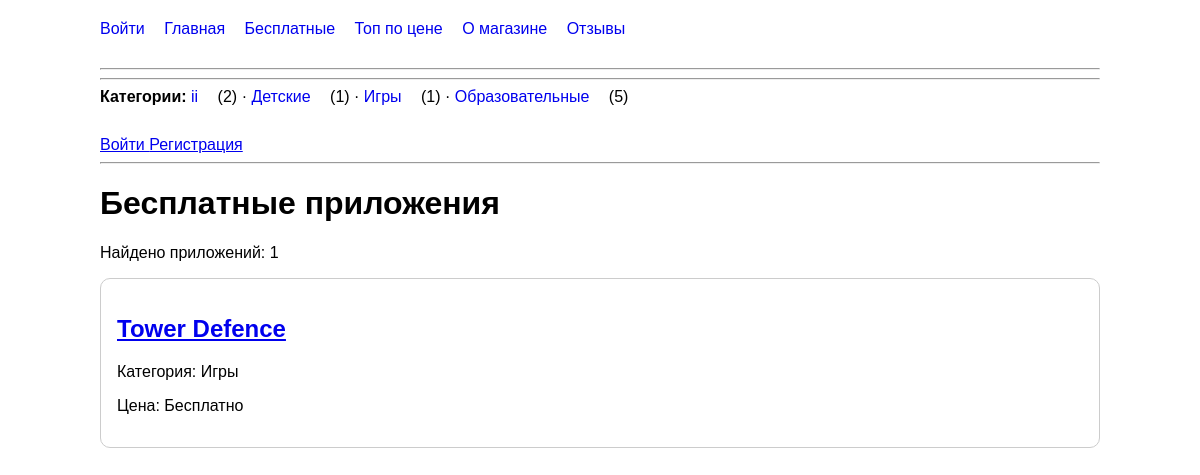
Page /free/ on the committed database.
### mainapp/models.py (models this page shows, shortened)
class Category(models.Model):
    name = models.CharField(max_length=50)
    def __str__(self):
        return self.name

class App(models.Model):
    name = models.CharField(max_length=200)
    description = models.TextField(blank=True)
    created_at = models.DateTimeField(auto_now_add=True)
    downloads = models.PositiveIntegerField(default=0)
    price = models.DecimalField(
        max_digits=10,
        decimal_places=2,
        default=0,
        validators=[
            MinValueValidator(
                0,
                message='Цена не может быть отрицательной.'
            ),
        ],
    )
    objects = models.Manager.from_queryset(AppQuerySet)()
    category = models.ForeignKey(
        Category,
        on_delete=models.CASCADE,
        null=True,
        blank=True,
        related_name='apps',
    )
    rating_avg = models.DecimalField(
        max_digits=3,
        decimal_places=2,
        default=0,
        editable=False,
    )
    rating_count = models.PositiveIntegerField(
        default=0,
        editable=False,
    )
    icon = models.ImageField(
        upload_to='icons/',
        blank=True,
    )
    author = models.ForeignKey(
        User,
        on_delete=models.SET_NULL,
        null=True,
        blank=True,
        related_name='apps',
    )
    favorited_by = models.ManyToManyField(
        User,
        related_name='favorite_apps',
        blank=True,
    )
    buyers = models.ManyToManyField(
        User,
        through='Purchase',
        related_name='purchased_apps',
        blank=True,
    )

### mainapp/views.py (the view)
# urls.py: path('free/', views.free_apps, name='free'),
def free_apps(request):
    apps = App.objects.free()
    return render(request, 'mainapp/free.html', {
        'apps': apps
    })

### mainapp/context_processors.py (called while the page is built)
def store_menu(request):
    nav_categories = (
        Category.objects
        .annotate(apps_count=Count('apps'))
        .order_by('name')
    )
    return {
        'nav_categories': nav_categories,
    }

### mainapp/models.py (called while the page is built)
    def free(self):
        return self.filter(price=0)

### mainapp/templates/mainapp/free.html (shortened to what this page needs)
{% extends 'mainapp/base.html' %}
{% block content %}
<h1>Бесплатные приложения</h1>
<p>Найдено приложений: {{ apps|length }}</p>
{% for app in apps %}
    <div class="app-card">
        <h2>
           <a href="{% url 'mainapp:app_detail' app.id app.name %}">
            {{ app.name }}
           </a>
        </h2>
        <p>Категория: {{ app.category }}</p>
        <p>Цена: Бесплатно</p>
    </div>
{% empty %}
    <p>Бесплатных приложений пока нет.</p>
{% endfor %}
{% endblock %}

### mainapp/templates/mainapp/base.html (shortened to what this page needs)
{% load static %}
<!DOCTYPE html>
<html lang="ru">
<head>
    <link rel="stylesheet" href="{% static 'mainapp/style.css' %}">
</head>
<nav>
    <a href="{% url 'mainapp:login' %}">Войти</a>
    <a href="{% url 'mainapp:home' %}">Главная</a>
    <a href="{% url 'mainapp:free' %}">Бесплатные</a>
    <a href="{% url 'mainapp:top' %}">Топ по цене</a>
    <a href="{% url 'mainapp:about' %}">О магазине</a>
    <a href="{% url 'mainapp:reviews' %}">Отзывы</a>
</nav>
<hr>
<hr>
<nav>
    <strong>Категории:</strong>
    {% for category in nav_categories %}
        <a href="{% url 'mainapp:category_detail' category.id category.name %}">
            {{ category.name }}
        </a>
        ({{ category.apps_count }})
        {% if not forloop.last %}
            ·
        {% endif %}
    {% empty %}
        Категорий пока нет.
    {% endfor %}
</nav>
{% if request.user.is_authenticated %}
    <span>{{ request.user.username }}</span>
    <a href="{% url 'mainapp:my_apps' %}">
        Мои приложения
    </a>
    <a href="{% url 'mainapp:favorites' %}">
        Избранное ({{ request.user.favorite_apps.count }})
    </a>
    <a href="{% url 'mainapp:my_purchases' %}">
    Мои покупки
    </a>
    {% if request.user.is_staff or perms.mainapp.change_app %}
        <a href="{% url 'mainapp:bulk_discount' %}">
            Массовая скидка
        </a>
    {% endif %}
    <form method="post"
          action="{% url 'mainapp:logout' %}"
          style="display:inline;">
        {% csrf_token %}
        <button type="submit">Выйти</button>
    </form>
{% else %}
    <a href="{% url 'mainapp:login' %}">
        Войти
    </a>
    <a href="{% url 'mainapp:register' %}">
        Регистрация
    </a>
{% endif %}
<hr>
{% block content %}
{% endblock %}
</body>
</html>

### mainapp/static/mainapp/style.css (style rules this page uses)
nav { margin-bottom: 30px; }
nav a { margin-right: 15px; text-decoration: none; }
.app-card { border: 1px solid #ccc; padding: 16px; margin-bottom: 15px; border-radius: 10px; }

### rows in the picture
Category: name "ii", apps_count "2"
Category: name "Детские", apps_count "1"
Category: name "Игры", apps_count "1"
Category: name "Образовательные", apps_count "5"
App: name "Tower Defence", category "Игры"

### other values in the picture
{{ apps|length }} "1"
